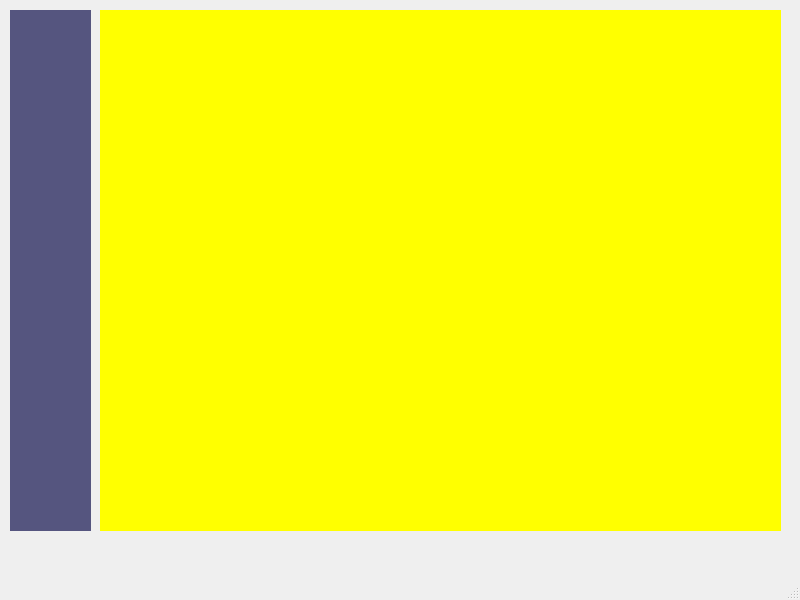
<?xml version="1.0" encoding="UTF-8"?>
<ui version="4.0">
 <class>MainWindow</class>
 <widget class="QMainWindow" name="MainWindow">
  <property name="geometry">
   <rect>
    <x>0</x>
    <y>0</y>
    <width>800</width>
    <height>600</height>
   </rect>
  </property>
  <property name="windowTitle">
   <string>MainWindow</string>
  </property>
  <widget class="QWidget" name="centralwidget">
   <widget class="QWidget" name="widget" native="true">
    <property name="geometry">
     <rect>
      <x>10</x>
      <y>10</y>
      <width>81</width>
      <height>521</height>
     </rect>
    </property>
    <property name="styleSheet">
     <string notr="true">QWidget#widget
{
	background-color: rgb(85, 85, 127);
}</string>
    </property>
    <widget class="QPushButton" name="m_pCircleBtn">
     <property name="geometry">
      <rect>
       <x>10</x>
       <y>30</y>
       <width>61</width>
       <height>41</height>
      </rect>
     </property>
     <property name="styleSheet">
      <string notr="true">QPushButton 
{
    border: none;
  
	image: url(:/image/ellipse_default.png);
}

QPushButton:hover 
{
  border: none;
  
  image: url(:/image/ellipse_hover.png);
}

QPushButton:pressed 
{
    border: none;
	
	image: url(:/image/ellipse_selected.png);
}

</string>
     </property>
     <property name="text">
      <string/>
     </property>
    </widget>
    <widget class="QPushButton" name="m_pRectBtn">
     <property name="geometry">
      <rect>
       <x>10</x>
       <y>90</y>
       <width>61</width>
       <height>41</height>
      </rect>
     </property>
     <property name="styleSheet">
      <string notr="true">QPushButton 
{
    border: none;
  
	
	image: url(:/image/rect_default.png);
}

QPushButton:hover 
{
  border: none;
  
 
	image: url(:/image/rect_hover.png);
}

QPushButton:pressed 
{
    border: none;
	
	
	image: url(:/image/rect_selected.png);
}

</string>
     </property>
     <property name="text">
      <string/>
     </property>
    </widget>
    <widget class="QPushButton" name="m_pLineBtn">
     <property name="geometry">
      <rect>
       <x>10</x>
       <y>160</y>
       <width>61</width>
       <height>41</height>
      </rect>
     </property>
     <property name="styleSheet">
      <string notr="true">QPushButton 
{
    border: none;
    
	image: url(:/image/line_default.png);
	
	
}

QPushButton:hover 
{
  border: none;
  
 
	
	image: url(:/image/line_hover.png);
}

QPushButton:pressed 
{
    border: none;
	
	
	
	image: url(:/image/line_selected.png);
}

</string>
     </property>
     <property name="text">
      <string/>
     </property>
    </widget>
    <widget class="QPushButton" name="m_pHexBtn">
     <property name="geometry">
      <rect>
       <x>10</x>
       <y>220</y>
       <width>61</width>
       <height>41</height>
      </rect>
     </property>
     <property name="styleSheet">
      <string notr="true">QPushButton 
{
    border: none;
    
	image: url(:/image/peiqi.png);
	

}

QPushButton:hover 
{
  border: none;
  
 
	
	image: url(:/image/peiqi.png);
}

QPushButton:pressed 
{
    border: none;
	
	
	
	image: url(:/image/peiqi.png);
}

</string>
     </property>
     <property name="text">
      <string/>
     </property>
    </widget>
   </widget>
   <widget class="KxCanvas" name="m_pcanvas" native="true">
    <property name="geometry">
     <rect>
      <x>100</x>
      <y>10</y>
      <width>681</width>
      <height>521</height>
     </rect>
    </property>
    <property name="styleSheet">
     <string notr="true">background-color: rgb(255, 255, 0);
</string>
    </property>
   </widget>
  </widget>
  <widget class="QMenuBar" name="menubar">
   <property name="geometry">
    <rect>
     <x>0</x>
     <y>0</y>
     <width>800</width>
     <height>26</height>
    </rect>
   </property>
  </widget>
  <widget class="QStatusBar" name="statusbar"/>
 </widget>
 <customwidgets>
  <customwidget>
   <class>KxCanvas</class>
   <extends>QWidget</extends>
   <header>kxcanvas.h</header>
   <container>1</container>
  </customwidget>
 </customwidgets>
 <resources>
  <include location="image.qrc"/>
 </resources>
 <connections/>
</ui>
